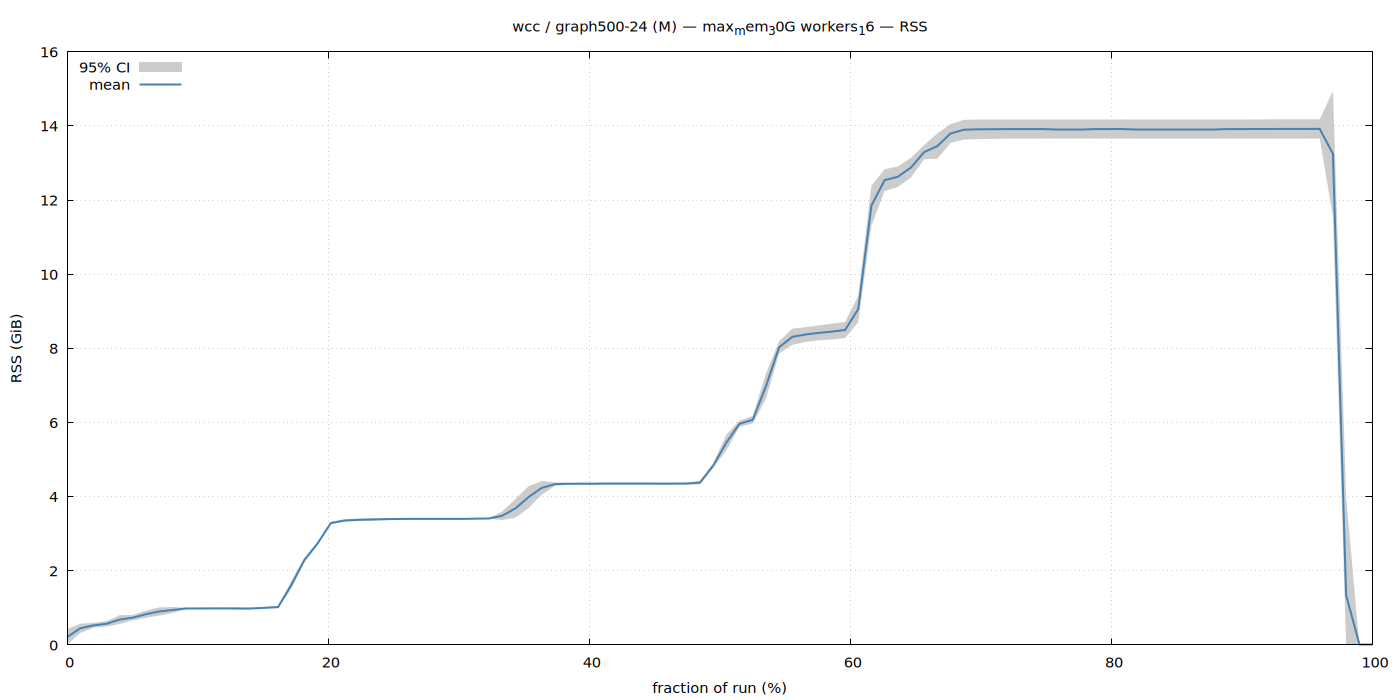

Write the gnuplot code that produced this figure.
set terminal pngcairo size 1400,700 enhanced font 'Sans,11'
set output '/home/ubuntu/nvm/gfrs/wcc/M/graph500-24/max_mem_30G_workers_16/rss.png'
set title "wcc / graph500-24 (M) — max_mem_30G workers_16 — RSS"
set xlabel 'fraction of run (%)'
set ylabel 'RSS (GiB)'
set grid
set key top left
set yrange [0:*]
plot '/home/ubuntu/nvm/gfrs/wcc/M/graph500-24/max_mem_30G_workers_16/rss.dat' using 1:3:4 with filledcurves lc rgb '#cccccc' title '95% CI', \
     '' using 1:2 with lines lw 2 lc rgb '#4682b4' title 'mean'
